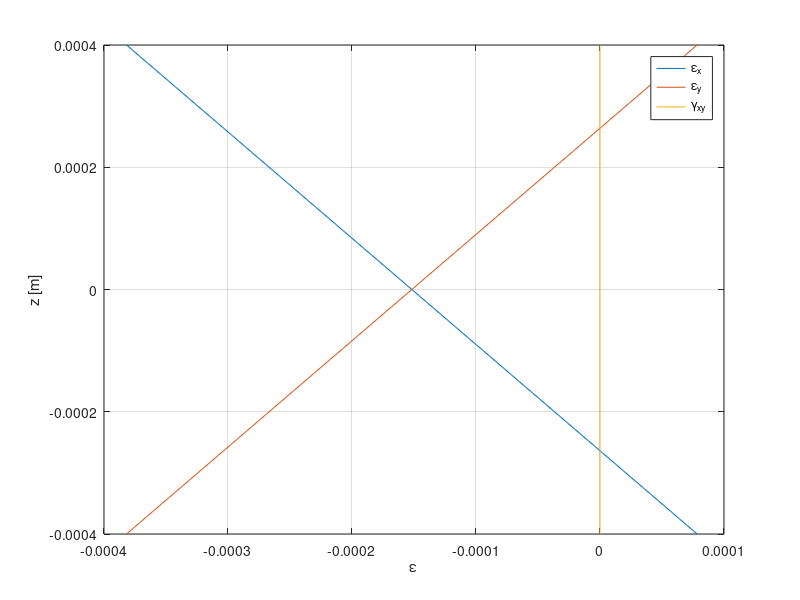
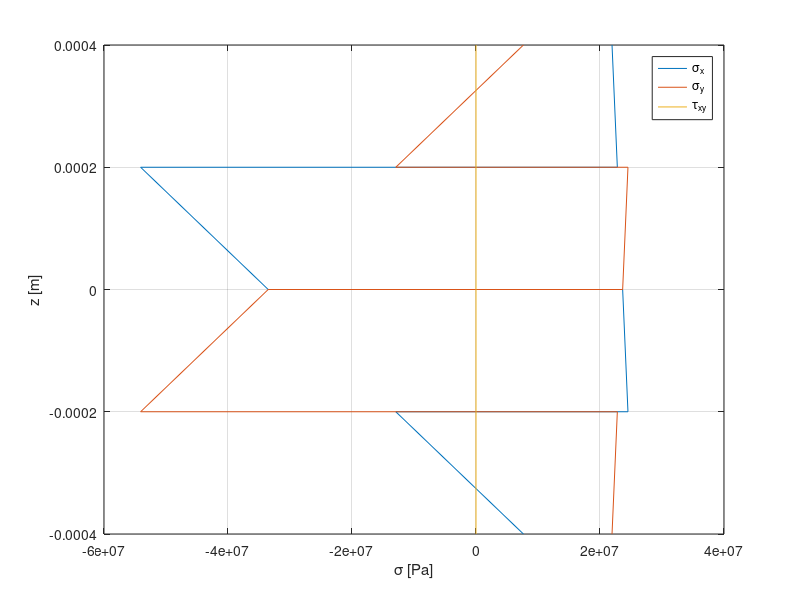
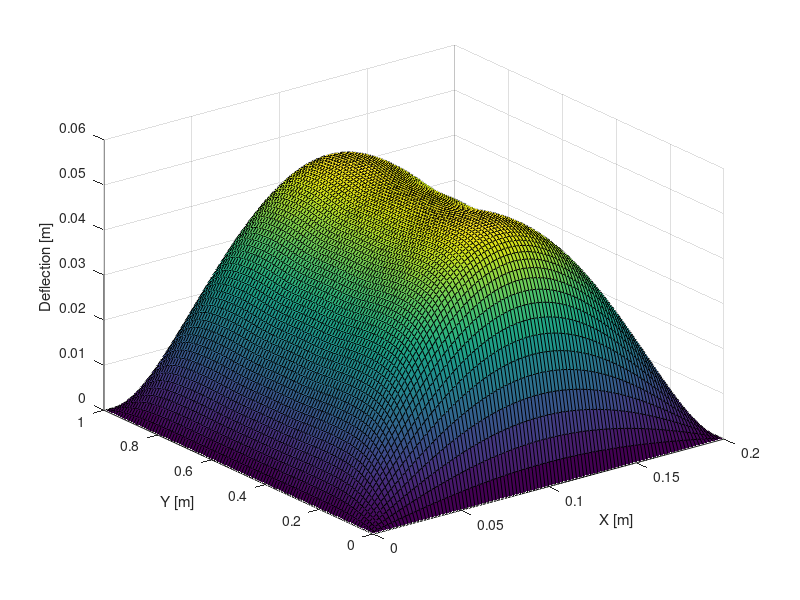

MATLAB code for these plots, in order:
% Composite Plate
clear all, close all, clc

% Input Geometry (m)
Lx = 0.2;
Ly = 1;
h = 0.0002;
orientation = (pi/180)*[0 90 0 90];

% Input Loading Conditions Nx, Ny, Nxy, Mx, My, Mxy
loading = [0; 0; 0; 0; 0; 0]; %(MPa*mm)
p = 10000; %Pa
DT = [-100 -100]; %Celcius
MC = 0; % Percent Weight of H20

% Input Material Properties (Pa)
E1 = 181000e6;
E2 = 10300e6;
G12 = 7170e6;
v12 = 0.28;
v23 = 0.59;
a1 = -0.7e-6;
a2 = 25e-6;
a3 = 0;
B1 = 0;
B2 = 0;
B3 = 0;

% Ply Strength (MPa)
s1plus = 1500;
s1minus = 1500;
s2plus = 40;
s2minus = 246;
s12 = 68;

% Quadratic Strength Parameters
F1 = (1/s1plus) - (1/s1minus);
F2 = (1/s2plus) - (1/s2minus);
F11 = 1/(s1plus*s1minus);
F22 = 1/(s2plus*s2minus);
F66 = 1/(s12^2);
F12 = -0.5*sqrt(F11*F22);

% Calculate Q (Stiffness) Matrix
v21 = v12*E2/E1;
D = 1-v12*v21;
Q11 = E1/D;
Q22 = E2/D;
Q12 = v12*E2/D;
Q66 = G12;
Q = [Q11 Q12 0; Q12 Q22 0; 0 0 Q66];

% Calculate Q_bar Matrix
for var = 1:length(orientation)
    theta = orientation(var);
    c = cos(theta);
    s = sin(theta);
    Ts(:,:,var) = [c^2 s^2 2*c*s;
    s^2 c^2 -2*c*s;
    -c*s c*s (c.^2-s.^2)];
    Te(:,:,var) = [c^2 s^2 c*s;
    s^2 c^2 -c*s;
    -2*c*s 2*c*s (c.^2-s.^2)];
end

for num = 1:length(orientation)
    Q_bar(:,:,num) = inv(Ts(:,:,num))*Q*Te(:,:,num);
end

% Calculate [A], [B], and [D] Matrices
N = length(orientation)/2;
z = -N*h:h:h*N;
A = zeros(3,3);
B = zeros(3,3);
D = zeros(3,3);
for k1 = 1:3
    for k2 = 1:3
        for k3 = 1:length(z)-1
            z0 = z(k3);
            z1 = z(k3+1);
            A(k1,k2) = A(k1,k2) + Q_bar(k1,k2,k3)*h;
            B(k1,k2) = B(k1,k2) + (1/2)*Q_bar(k1,k2,k3)*(z1^2-z0^2);
            D(k1,k2) = D(k1,k2) + (1/3)*Q_bar(k1,k2,k3)*(z1^3-z0^3);
        end
    end
end
ABD = [A B; B D];

% Get D Matrix Components
D11 = D(1,1);
D12 = D(1,2);
D16 = D(1,3);
D22 = D(2,2);
D26 = D(2,3);
D66 = D(3,3);

% Coefficients
a12 = [a1; a2; a3];
for l = 1:length(orientation)
    axy(:,l) = Te(:,:,l)\a12;
end
B12 = [B1; B2; B3];
for ll = 1:length(orientation)
    Bxy(:,ll) = Te(:,:,ll)\B12;
end

% Thermal/Moisture Loading
T0 = [0; 0; 0; 0; 0; 0];
T1 = [0; 0; 0; 0; 0; 0];
DT0 = (DT(1)+DT(2))/2;
DT1 = (DT(2)-DT(1))/(h*length(orientation));
M0 = [0; 0; 0; 0; 0; 0];

for q = 1:length(z)-1
    z0 = z(q);
    z1 = z(q+1);
    T0(1:3) = T0(1:3)+Q_bar(:,:,q)*axy(:,q)*DT0*(z1-z0);
    T0(4:6) = T0(4:6)+0.5*Q_bar(:,:,q)*axy(:,q)*DT0*(z1^2-z0^2);
    T1(1:3) = T1(1:3)+0.5*Q_bar(:,:,q)*axy(:,q)*DT1*(z1^2-z0^2);
    T1(4:6) = T1(4:6)+Q_bar(:,:,q)*axy(:,q)*DT1*(z1^3-z0^3)/3;
    M0(1:3) = M0(1:3)+Q_bar(:,:,q)*Bxy(:,q)*MC*(z1-z0);
    M0(4:6) = M0(4:6)+0.5*Q_bar(:,:,q)*Bxy(:,q)*MC*(z1^2-z0^2);
end
otherload = T0 + T1 + M0;
htepsilon0 = ABD\otherload;
midstrain = ABD\(loading+otherload);

% Stress & Strain through thickness
for u = 1:length(z)-1
    zbottom = z(u);
    ztop = z(u+1);
    zk(2*u-1) = zbottom;
    zk(2*u) = ztop;
    DTbottom = DT0 + DT1*(zbottom);
    DTtop = DT0 + DT1*(ztop);
    strain(:,2*u-1) = midstrain(1:3) + zbottom*midstrain(4:end);
    strain(:,2*u) = midstrain(1:3) + ztop*midstrain(4:end);
    stress(:,2*u-1) = Q_bar(:,:,u)*(strain(:,2*u-1)-DTbottom*axy(:,u));
    stress(:,2*u) = Q_bar(:,:,u)*(strain(:,2*u)-DTtop*axy(:,u));
end

% Set I & J to Arbitrary Value
I = 10;
J = 10;
% Set X Force to Arbitrary Value
Ny0 = 0;
Nx0 = 10;
Nxy0 = 0;
% Calculate Summations
for i = 1:I
    for j = 1:J
        for m = 1:I
            for n = 1:J
                L = (m-1)*J+n;
                k = (i-1)*J+j;
                if k==L
                    delta=1;
                else
                    delta=0;
                end
                % r values
                r_jn = 0;
                if rem((j-n),2)~=0
                    r_jn = 2*j/(j^2-n^2)/pi; % odd
                end
                r_nj = 0;
                if rem((n-j),2)~=0
                    r_nj = 2*n/(n^2-j^2)/pi; % odd
                end
                r_im = 0;
                if rem((i-m),2)~=0
                    r_im = 2*i/(i^2-m^2)/pi; % odd
                end
                r_mi = 0;
                if rem((m-i),2)~=0
                    r_mi = 2*m/(m^2-i^2)/pi; % odd
                end
                % G, P, & b Matrices
                G(L,k) = 0.25*Lx*Ly*pi^4*(D11*(i/Lx)^4+2*(D12+2*D66)*(i/Lx)^2*(j/Ly)^2+D22*(j/Ly)^4)*delta-2*Lx*Ly*pi^4*D16*((i/Lx)^2*(m/Lx)*(n/Ly)*r_im*r_jn+(m/Lx)^2*(i/Lx)*(j/Ly)*r_mi*r_nj)-2*Lx*Ly*pi^4*D26*((j/Ly)^2*(m/Lx)*(n/Ly)*r_im*r_jn+(n/Ly)^2*(i/Lx)*(j/Ly)*r_mi*r_nj);
                P(L) = 4*p*Lx*Ly/(pi^2*m*n);
                if rem(m,2)==0 || rem(n,2)==0
                    P(L) = 0;
                end
                bb(L,k) = 1/4*Lx*Ly*pi^2*(Nx0*(i/Lx)^2+Ny0*(j/Ly)^2)*delta+Lx*Ly*pi^2*Nxy0;
            end
        end
    end
end

% Omega-k Matrix
wk = G\P.';
% Max Deflection
X = 0:0.002:Lx;
Y = 0:0.01:Ly;
[x,y] = meshgrid(X,Y);
w0 = zeros(size(x));
kx = w0;
ky = w0;
kz = w0;

for a=1:I
    for b=1:J
        c = (a-1)*J+b;
        wij(a,b)=wk(c); % for orthotropic plate
        w0 = w0+wij(a,b)*sin(a*pi*x/Lx).*sin(b*pi*y/Ly);
        kx = kx+(a*pi/Lx)^2*wij(a,b)*sin(a*pi*x/Lx).*sin(b*pi*y/Ly);
        ky = ky+(b*pi/Ly)^2*wij(a,b)*sin(a*pi*x/Lx).*sin(b*pi*y/Ly);
        kz = kz+(a*pi/Lx)*(b*pi/Ly)*2*wij(a,b)*cos(a*pi*x/Lx).*cos(b*pi*y/Ly);
    end
end

% Required Force and Moment for 0 Curvature
R = ABD*[htepsilon0(1:3); 0; 0; 0] - otherload

% Plot Stresses & Strains
figure(1)
plot(strain,zk)
xlabel('\epsilon')
ylabel('z [m]')
legend('\epsilon_x', '\epsilon_y', '\gamma_{xy}', 'Location', 'Best')
grid on
figure(2)
plot(stress,zk)
xlabel('\sigma [Pa]')
ylabel('z [m]')
legend('\sigma_x', '\sigma_y', '\tau_{xy}', 'Location', 'Best')
grid on

% Plot Deflection
figure(3)
surf(x,y,w0)
xlabel('X [m]')
ylabel('Y [m]')
zlabel('Deflection [m]')